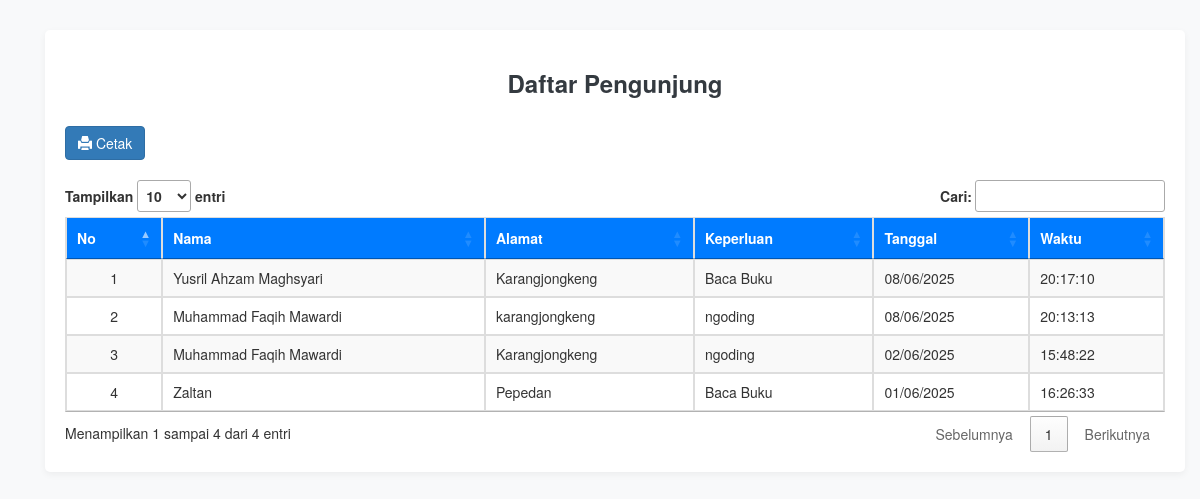
Screenshot of /index.php/pengunjung/daftar with the database file from the repository.
### tables this page shows
CREATE TABLE `tbl_pengunjung` (
  `id` int(11) NOT NULL,
  `nama` varchar(100) NOT NULL,
  `alamat` varchar(225) NOT NULL,
  `keperluan` varchar(255) NOT NULL,
  `tanggal_kunjungan` date NOT NULL,
  `waktu_kunjungan` time NOT NULL,
  `created_at` timestamp NOT NULL DEFAULT current_timestamp()
);

### application/controllers/Pengunjung.php (called while the page is built, shortened)
<?php
class Pengunjung extends CI_Controller {
    public function __construct()
    {
        $this->load->model('Pengunjung_model');
    }
    public function daftar()
    {
        $data['title'] = 'Daftar Pengunjung';
        $data['pengunjung'] = $this->Pengunjung_model->get_all();
        $this->load->view('pengunjung/daftar_pengunjung', $data);
    }
}

### index.php (called while the page is built, shortened)
<?php
require_once BASEPATH.'core/CodeIgniter.php';

### application/models/Pengunjung_model.php (called while the page is built, shortened)
<?php
class Pengunjung_model extends CI_Model {
    public function get_all()
    {
        return $this->db->order_by('id', 'DESC')->get('tbl_pengunjung')->result();
    }
}

### application/views/pengunjung/daftar_pengunjung.php (the view, shortened to what this page needs)
<!DOCTYPE html>
<html lang="id">
<head>
    <link rel="stylesheet" href="<?= base_url('assets_style/assets/bower_components/bootstrap/dist/css/bootstrap.min.css'); ?>">
    <link rel="stylesheet" href="https://cdn.datatables.net/1.13.4/css/jquery.dataTables.min.css">
    <link rel="stylesheet" href="<?= base_url('assets_style/css/pengunjung.css'); ?>">
</head>
<body>
<div class="container">
    <div class="card mt-4">
        <h3 class="text-center mt-3"><?= $title ?></h3>
        <div class="d-flex justify-content-end mb-3">
            <button onclick="window.print()" class="btn btn-primary">
                <i class="glyphicon glyphicon-print"></i> Cetak
            </button>
        </div><br>
        <div class="table-responsive">
            <table class="table table-bordered table-striped table-hover" id="pengunjungTable">
                <thead class="text-center">
                    <tr>
                        <th>No</th>
                        <th>Nama</th>
                        <th>Alamat</th>
                        <th>Keperluan</th>
                        <th>Tanggal</th>
                        <th>Waktu</th>
                    </tr>
                </thead>
                <tbody>
                    <?php $no = 1; foreach ($pengunjung as $p): ?>
                    <tr>
                        <td class="text-center"><?= $no++ ?></td>
                        <td><?= htmlspecialchars($p->nama) ?></td>
                        <td><?= htmlspecialchars($p->alamat) ?></td>
                        <td><?= htmlspecialchars($p->keperluan) ?></td>
                        <td><?= date('d/m/Y', strtotime($p->tanggal_kunjungan)) ?></td>
                        <td><?= htmlspecialchars($p->waktu_kunjungan) ?></td>
                    </tr>
                    <?php endforeach ?>
                </tbody>
            </table>
        </div>
    </div>
</div>
</body>
</html>

### assets_style/css/pengunjung.css (style rules this page uses)
body { background-color: #f8f9fa; padding: 30px; }
h3 { font-weight: 600; color: #343a40; margin-bottom: 30px; }
.table thead { background-color: #007bff; color: #fff; }
.card { box-shadow: 0 0.25rem 0.75rem rgba(0, 0, 0, 0.05); background-color: #fff; border-radius: 0.5rem; padding: 20px; }

### rows the page displays
tbl_pengunjung: nama "Yusril Ahzam Maghsyari", alamat "Karangjongkeng", keperluan "Baca Buku", tanggal_kunjungan "08/06/2025", waktu_kunjungan "20:17:10"
tbl_pengunjung: nama "Muhammad Faqih Mawardi", alamat "karangjongkeng", keperluan "ngoding", tanggal_kunjungan "08/06/2025", waktu_kunjungan "20:13:13"
tbl_pengunjung: nama "Muhammad Faqih Mawardi", alamat "Karangjongkeng", keperluan "ngoding", tanggal_kunjungan "02/06/2025", waktu_kunjungan "15:48:22"
tbl_pengunjung: nama "Zaltan", alamat "Pepedan", keperluan "Baca Buku", tanggal_kunjungan "01/06/2025", waktu_kunjungan "16:26:33"

### other values shown
$title "Daftar Pengunjung"
